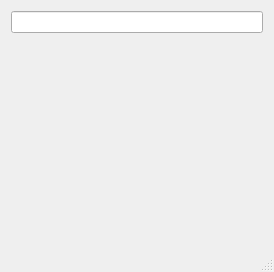
<?xml version="1.0" encoding="UTF-8"?>
<ui version="4.0">
 <class>LookupDialog</class>
 <widget class="QDialog" name="LookupDialog">
  <property name="geometry">
   <rect>
    <x>0</x>
    <y>0</y>
    <width>274</width>
    <height>272</height>
   </rect>
  </property>
  <property name="sizePolicy">
   <sizepolicy hsizetype="MinimumExpanding" vsizetype="MinimumExpanding">
    <horstretch>0</horstretch>
    <verstretch>0</verstretch>
   </sizepolicy>
  </property>
  <property name="windowTitle">
   <string>Plover: Dictionary Lookup</string>
  </property>
  <property name="sizeGripEnabled">
   <bool>true</bool>
  </property>
  <layout class="QGridLayout" name="gridLayout">
   <item row="2" column="0">
    <widget class="QDialogButtonBox" name="buttonBox">
     <property name="orientation">
      <enum>Qt::Horizontal</enum>
     </property>
     <property name="standardButtons">
      <set>QDialogButtonBox::NoButton</set>
     </property>
    </widget>
   </item>
   <item row="0" column="0">
    <widget class="QLineEdit" name="pattern">
     <property name="sizePolicy">
      <sizepolicy hsizetype="MinimumExpanding" vsizetype="Minimum">
       <horstretch>0</horstretch>
       <verstretch>0</verstretch>
      </sizepolicy>
     </property>
    </widget>
   </item>
   <item row="1" column="0">
    <widget class="QWidget" name="suggestions" native="true">
     <property name="sizePolicy">
      <sizepolicy hsizetype="MinimumExpanding" vsizetype="MinimumExpanding">
       <horstretch>0</horstretch>
       <verstretch>0</verstretch>
      </sizepolicy>
     </property>
    </widget>
   </item>
  </layout>
 </widget>
 <resources/>
 <connections>
  <connection>
   <sender>buttonBox</sender>
   <signal>accepted()</signal>
   <receiver>LookupDialog</receiver>
   <slot>accept()</slot>
   <hints>
    <hint type="sourcelabel">
     <x>248</x>
     <y>254</y>
    </hint>
    <hint type="destinationlabel">
     <x>157</x>
     <y>274</y>
    </hint>
   </hints>
  </connection>
  <connection>
   <sender>buttonBox</sender>
   <signal>rejected()</signal>
   <receiver>LookupDialog</receiver>
   <slot>reject()</slot>
   <hints>
    <hint type="sourcelabel">
     <x>316</x>
     <y>260</y>
    </hint>
    <hint type="destinationlabel">
     <x>286</x>
     <y>274</y>
    </hint>
   </hints>
  </connection>
  <connection>
   <sender>pattern</sender>
   <signal>textEdited(QString)</signal>
   <receiver>LookupDialog</receiver>
   <slot>on_lookup(QString)</slot>
   <hints>
    <hint type="sourcelabel">
     <x>190</x>
     <y>19</y>
    </hint>
    <hint type="destinationlabel">
     <x>190</x>
     <y>130</y>
    </hint>
   </hints>
  </connection>
 </connections>
 <slots>
  <slot>on_lookup(QString)</slot>
 </slots>
</ui>
